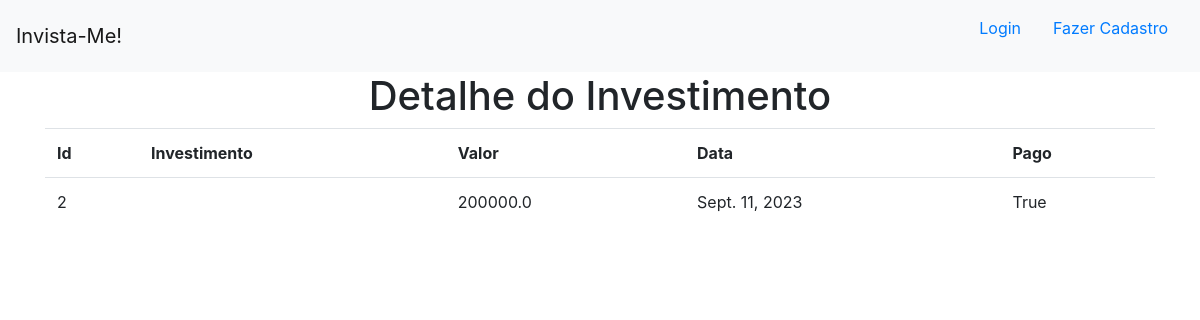
//2, run on the app's committed database.
### invista_me/models.py (models this page shows)
class Investmento(models.Model):
    investimento = models.TextField(max_length=255)
    valor = models.FloatField()
    pago = models.BooleanField(default=False)
    data = models.DateField(default=datetime.now)

### invista_me/views.py (the view)
# urls.py: path('/<int:id_investimento>', views.detalhe, name='detalhe')
def detalhe(request, id_investimento):
    dados = {
        'dados': Investmento.objects.get(pk=id_investimento)
        }
    return render(request,'investimentos/detalhe.html',dados)

### invista_me/templates/investimentos/detalhe.html
{% extends 'investimentos/base.html' %}
{% block conteudo %}
<h1 style='text-align: center;'>Detalhe do Investimento</h1>
<div class="container">
    <table class='table table-hover table-bordred'>
        <tr>
            <th>Id</th>
            <th>Investimento</th>
            <th>Valor</th>
            <th>Data</th>
            <th>Pago</th>
        </tr>
        <tr>
            <td>{{dados.id}}</td>
            <td>{{dados.i.investimento}}</td>
            <td>{{dados.valor}}</td>
            <td>{{dados.data}}</td>
            <td>{{dados.pago}}</td>
        </tr>
    </table>
</div>
{% endblock %}

### data on the page
Investmento: id "2", valor "200000.0", data "Sept. 11, 2023", pago "True"
